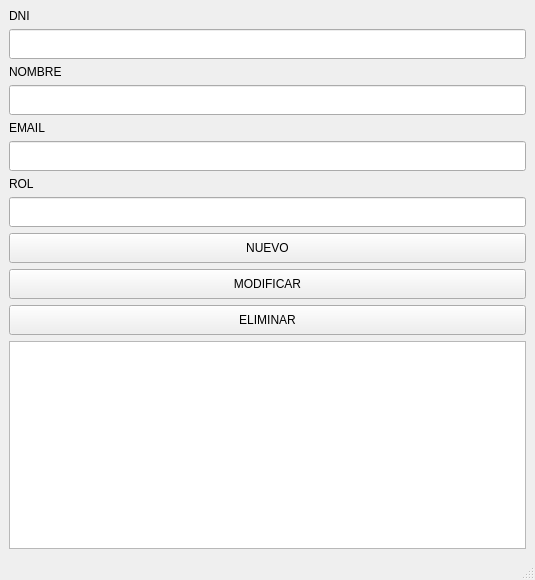
<?xml version="1.0" encoding="UTF-8"?>
<ui version="4.0">
 <class>MainWindow</class>
 <widget class="QMainWindow" name="MainWindow">
  <property name="geometry">
   <rect>
    <x>0</x>
    <y>0</y>
    <width>535</width>
    <height>580</height>
   </rect>
  </property>
  <property name="windowTitle">
   <string>CRUD</string>
  </property>
  <widget class="QWidget" name="centralwidget">
   <layout class="QVBoxLayout" name="verticalLayout_2">
    <item>
     <layout class="QVBoxLayout" name="verticalLayout">
      <item>
       <widget class="QLabel" name="lbldni">
        <property name="text">
         <string>DNI</string>
        </property>
       </widget>
      </item>
      <item>
       <widget class="QLineEdit" name="linedni">
        <property name="minimumSize">
         <size>
          <width>0</width>
          <height>30</height>
         </size>
        </property>
       </widget>
      </item>
      <item>
       <widget class="QLabel" name="lblnombre">
        <property name="text">
         <string>NOMBRE</string>
        </property>
       </widget>
      </item>
      <item>
       <widget class="QLineEdit" name="lineEdit">
        <property name="minimumSize">
         <size>
          <width>0</width>
          <height>30</height>
         </size>
        </property>
       </widget>
      </item>
      <item>
       <widget class="QLabel" name="lblemail">
        <property name="text">
         <string>EMAIL</string>
        </property>
       </widget>
      </item>
      <item>
       <widget class="QLineEdit" name="lineemail">
        <property name="minimumSize">
         <size>
          <width>0</width>
          <height>30</height>
         </size>
        </property>
       </widget>
      </item>
      <item>
       <widget class="QLabel" name="lblrol">
        <property name="text">
         <string>ROL</string>
        </property>
       </widget>
      </item>
      <item>
       <widget class="QLineEdit" name="linerol">
        <property name="minimumSize">
         <size>
          <width>0</width>
          <height>30</height>
         </size>
        </property>
       </widget>
      </item>
      <item>
       <widget class="QPushButton" name="btnnuevo">
        <property name="minimumSize">
         <size>
          <width>0</width>
          <height>30</height>
         </size>
        </property>
        <property name="text">
         <string>NUEVO</string>
        </property>
       </widget>
      </item>
      <item>
       <widget class="QPushButton" name="btnmodificar">
        <property name="minimumSize">
         <size>
          <width>0</width>
          <height>30</height>
         </size>
        </property>
        <property name="text">
         <string>MODIFICAR</string>
        </property>
       </widget>
      </item>
      <item>
       <widget class="QPushButton" name="btneliminar">
        <property name="minimumSize">
         <size>
          <width>0</width>
          <height>30</height>
         </size>
        </property>
        <property name="text">
         <string>ELIMINAR</string>
        </property>
       </widget>
      </item>
      <item>
       <widget class="QTableView" name="tableView"/>
      </item>
     </layout>
    </item>
   </layout>
  </widget>
  <widget class="QMenuBar" name="menubar">
   <property name="geometry">
    <rect>
     <x>0</x>
     <y>0</y>
     <width>535</width>
     <height>22</height>
    </rect>
   </property>
  </widget>
  <widget class="QStatusBar" name="statusbar"/>
 </widget>
 <resources/>
 <connections/>
</ui>
